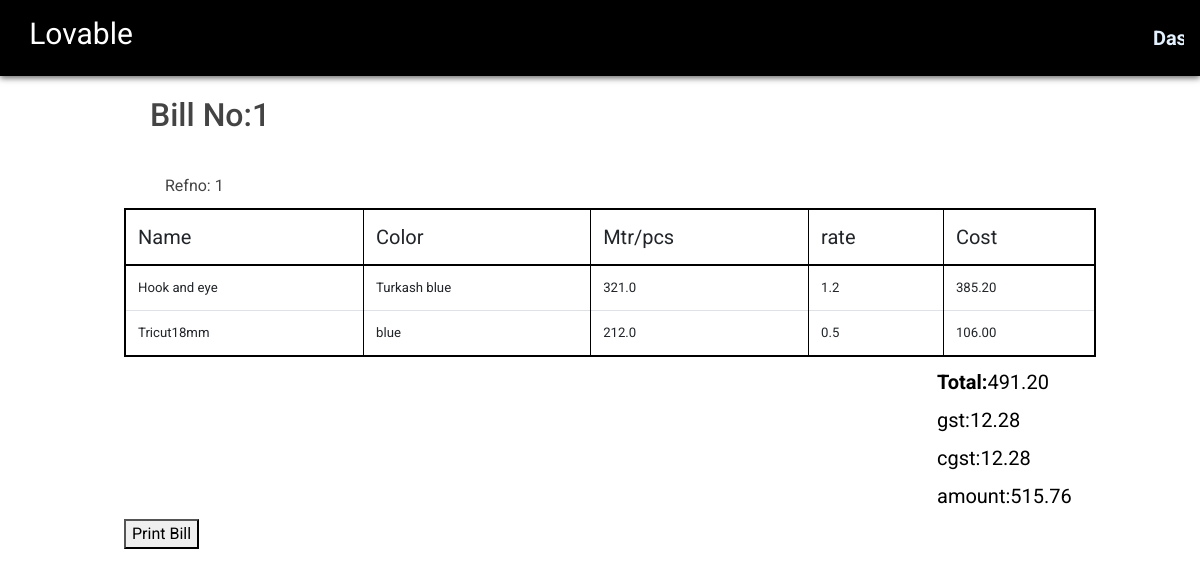
Page /view_bill/lovable/1/ (signed in) on the committed database.
### dyeing/models.py (models this page shows, shortened)
class Company(models.Model):
	user=models.ForeignKey(User, on_delete=models.CASCADE,null=True)
	name = models.CharField(max_length=100)
	address = models.CharField(max_length=400,blank=True)
	title = models.CharField(max_length=100,default="Untitled")
	subtitle = models.CharField(max_length=300,default="Small default subtitle")
	slug = models.SlugField(max_length=250,blank=True)

class Order(models.Model):
	user=models.ForeignKey(User, on_delete=models.CASCADE,null=True)
	ref_no = models.ForeignKey(RefNo,on_delete=models.CASCADE)
	material = models.ForeignKey(Materials,on_delete=models.CASCADE)
	quantity = models.FloatField()
	color = models.CharField(max_length=30)
	company=models.ForeignKey(Company,on_delete=models.CASCADE)

class Materials(models.Model):
	user=models.ForeignKey(User, on_delete=models.CASCADE,null=True)
	company = models.ForeignKey(Company,on_delete=models.CASCADE)
	name = models.CharField(max_length=300)
	sample_quantity = models.FloatField()
	sample_rate = models.FloatField()
	rate = models.FloatField()

### dyeing/views.py (the view)
# urls.py: path('view_bill/<slug:company_slug>/<int:bill_no>/',view_bill),
def view_bill(request,company_slug,bill_no):
	company = Company.objects.get(slug=company_slug,user = request.user)
	bill = Bill.objects.get(bill_no=bill_no,user = request.user)
	extra = Extra.objects.filter(company=company,bill_no=bill_no,user=request.user)
	r = []
	q = []
	c = []
	total = 0
	for i in extra:
		print(i.dc_no)
		dc_mod = DcMod.objects.filter(dc_no=i.dc_no,company = company,user=request.user)
		for i in dc_mod:
				r.append(i.ref_no.id)
				q.append(i.ref_no.ref_no)
	print(r)
	print(q)
	order = Order.objects.filter(company=company,ref_no__in = r,user=request.user)
	for i in order:
		if i.quantity < i.material.sample_quantity:
			cost = i.material.sample_rate
			c.append(cost)
			total +=cost
		else:
			cost = i.quantity * i.material.rate
			c.append(cost)
			total += cost
	print(r)
	print(c)
	bill_no = bill_no
	gst = (2.5/100) * total
	amount = total + 2*gst
	amount = "{:.2f}".format(amount)
	total = "{:.2f}".format(total)
	gst = "{:.2f}".format(gst)
	return render(request,"bill_page.html",{"company":company,"order":order,"gst":gst,"total":total,"amount":amount,"bill":bill,"bill_no":bill_no,"r":r,"q":q,"c":c})

### dyeing/templatetags/multi.py (called while the page is built)
@register.filter
def multiply(value, arg):
    a = value*arg
    ans = "{:.2f}".format(a)
    return ans

### dyeing/templates/bill_page.html (shortened to what this page needs)
{% load static %}
{% load multi %}
<!DOCTYPE html>
<html>
<head>
	<link rel="stylesheet" type="text/css" href="https://bootswatch.com/4/yeti/bootstrap.min.css">
	<link rel="stylesheet" type="text/css" href="https://bootswatch.com/4/yeti/bootstrap.min.css">
		<link rel="stylesheet" href="https://stackpath.bootstrapcdn.com/bootstrap/4.5.0/css/bootstrap.min.css">
		<link rel="stylesheet" href="/static/home.css/">
</head>
<body style="background:url(https://coolbackgrounds.io/images/backgrounds/white/white-trianglify-b79c7e1f.jpg);background-size: cover;background-position: center;background-repeat: no-repeat;height: 800px;">
	<nav class="navbar navbar-expand-lg navbar-dark bg-dark">
		<div class="container">
	<a class="navbar-brand" href="#">ACCDYEMENT</a>
	<div class="navbar">
			<ul class="navbar-container" style="display: flex;">
				<li style="color: white;font-size: 30px;margin-top: 3px;"><b>{{company.name}}</b></li>
				{% if not user.is_authenticated %}
			<li class="nav-item active">
				<a class="nav-link" href=" "> <span class="sr-only">(current)</span></a>
			</li>
			{% else %}
				<li class="nav-item" style="margin-left:1000px;font-weight: bold;font-size: 20px;"><a href="/dashboard/" class="left-underline nav-button">Dashboard</a></li>
				{% endif %}
			</ul>
		</div>
</div>
</nav>
	<h2 style="margin: 40px;margin-left:150px">Bill No:{{bill_no}}</h2>
	<div style="margin-left: 165px">
	Refno:
	{% for i in q %}
	{{i}}
	{% endfor %}
</div>
	 <div class="container">
			<table class="table" class="table" style="margin: 10px; border: 2px solid black; align-self: center; margin-left: 0px;">
				<thead style="border: 2px solid black;">
					<td style="border-right: 1px solid black;font-size: 20px;">Name</td>
					<td style="border-right: 1px solid black;font-size: 20px;">Color</td>
					<td style="border-right: 1px solid black;font-size: 20px;">Mtr/pcs</td>
					<td style="border-right: 1px solid black;font-size: 20px;">rate</td>
					<td style="border-right: 1px solid black;font-size: 20px;">Cost</td>
				</thead>
				<tbody>
					{% for i in order %}
					<tr>
					<td style="border-right: 1px solid black">{{i.material.name}}</td>
					<td style="border-right: 1px solid black">{{i.color}}</td>
					<td style="border-right: 1px solid black">{{i.quantity}}</td>
					{% if i.quantity < i.material.sample_quantity %}
					<td style="border-right: 1px solid black">{{i.material.sample_rate}}</td>
					{% else %}
					<td style="border-right: 1px solid black">{{i.material.rate}}</td>
					{% endif %}
					{% if i.quantity < i.material.sample_quantity %}
					<td style="border-right: 1px solid black">{{i.material.sample_rate}}</td>
					{% else %}
					<td style="border-right: 1px solid black">{{ i.quantity | multiply:i.material.rate }}</td>
					{% endif %}
					{% endfor %}
				</tbody>
			</table>
			<label style="margin-left: 813px;font-size: 20px;color: black;"><strong>Total:</strong>{{total}}</label><br>
				<label style="margin-left: 813px;font-size: 20px;color: black;">gst:{{gst}}</label><br>
				<label style="margin-left: 813px;font-size: 20px;color: black;">cgst:{{gst}}</label><br>
				<label style="margin-left: 813px;font-size: 20px;color: black;">amount:{{amount}}</label><br>
				<form action = "/bill/{{company.slug}}/{{bill_no}}/">
			<button>Print Bill</button>
		</form>
		</div>
</body>
</html>

### dyeing/static/home.css (style rules this page uses)
body { background-color: #ECECEC; color: #444444; padding: 0; margin: 0; perspective: 1px; transform-style: preserve-3d; height: 100%; overflow-x: hidden; font-family: 'Roboto'; }
.navbar-container { background-color: black; }
.left-underline { display: inline-block; vertical-align: middle; -webkit-transform: translateZ(0); transform: translateZ(0); box-shadow: 0 0 1px rgba(0, 0, 0, 0); -webkit-backface-visibility: hidden; backface-visibility: hidden; -moz-osx-font-smoothing: grayscale; position: relative; overflow: hidden; }
.left-underline:before { content: ""; position: absolute; z-index: -1; left: 0; right: 100%; bottom: 0; background: #ECECEC; height: 4px; -webkit-transition-property: right; transition-property: right; -webkit-transition-duration: 0.15s; transition-duration: 0.15s; -webkit-transition-timing-function: ease-out; transition-timing-function: ease-out; }
div.navbar { position: fixed; top: 0; left: 0; width: 100%; background: black; -webkit-box-shadow: 0px 2px 6px 0px rgba(50, 50, 50, 0.75); -moz-box-shadow: 0px 2px 6px 0px rgba(50, 50, 50, 0.75); box-shadow: 0px 2px 6px 0px rgba(50, 50, 50, 0.75); z-index: 9999999; }
div.navbar > ul.navbar-container { list-style-type: none; margin: 0; padding-left: 1em; padding-right: 1em; overflow: hidden; }
div.navbar > ul > li.nav-item { float: right; background-color: rgba(0, 0, 0, 0.1); transition: all 0.5s ease; }
a.nav-button { font-family: 'Roboto'; text-decoration: none; line-height: 60px; padding-left: 20px; padding-right: 20px; color: rgba(228, 241, 254, 1); transition: all 0.5s ease; }
.container { width: 85%; padding: 0 1.5rem; margin: 0 auto; max-width: 1280px; margin-left: 100px; }

### rows in the picture
Company: name "Lovable"
Order: material.name "Hook and eye", color "Turkash blue", quantity "321.0", material.rate "1.2", quantity|multiply "385.20"
Order: material.name "Tricut18mm", color "blue", quantity "212.0", material.rate "0.5", quantity|multiply "106.00"

### other values in the picture
{{ bill_no }} "1"
{{ i }} "1"
{{ total }} "491.20"
{{ gst }} "12.28"
{{ amount }} "515.76"
